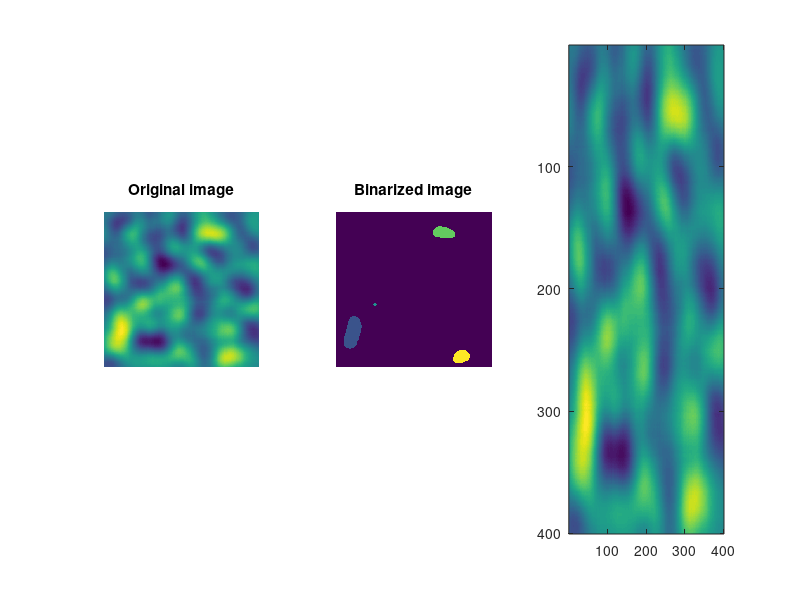

Write MATLAB code to recreate this figure. (Note: this script raises an error after producing the figure.)
% This is the exercise for '3. Intensity-based Image Segmentation'

%% CONSTANTS
IMAGE_SIZE = 400;
Z_THRESH = 2;

%% Generate random image
temp_vector = 1:round(IMAGE_SIZE/4);
temp_vector = zscore(temp_vector);
[X, Y] = meshgrid(temp_vector);

gaus2d = exp(-(X.^2 + Y.^2));

conv_img = conv2(randn(IMAGE_SIZE), gaus2d, "same");
z_img = (conv_img - mean(conv_img(:))) / std(conv_img(:));

%% Binarize the thresholded image (one-tailed)
[binary_map, num_cluster] = bwlabeln(z_img > Z_THRESH);

%% Plot
figure(1), clf

subplot(131)
imagesc(z_img)
title("Original image")
axis off; axis square

subplot(132)
imagesc(binary_map)
title("Binarized image")
axis off; axis square

subplot(133)
imagesc(z_img), hold on
contour(binary_map > 0, 'k', "LineWidth", 2)
title("Original image with contours")
axis off; axis square
